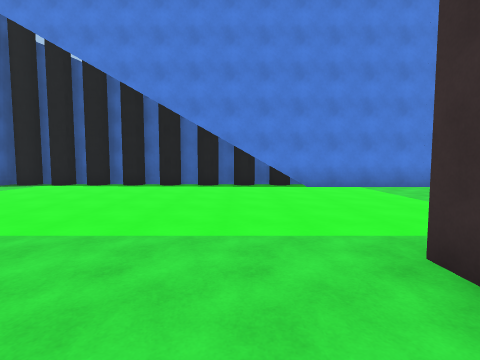
view 1 (above)

18 first-person views from a walk through a Unity game level. The camera is 1.5 m above the floor, tilts 4° down and sees 85° across. The floor is counted in squares, 1.8 m on a side. Each view is taken from the middle of a square. On the plan, view 1 faces up. The plan holds only what a view shows up to about 10 squares ahead; the rest is blank. The place goes on beyond the plan. The player is left out. Some animated figures are not drawn.

view 2
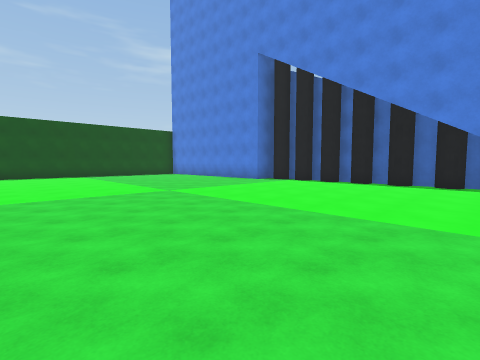

view 3
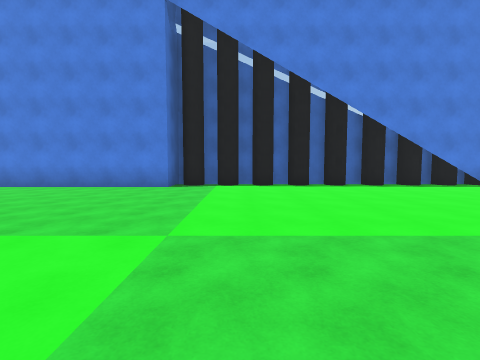

view 4
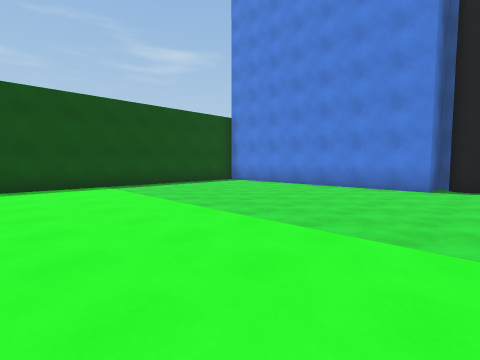

view 5
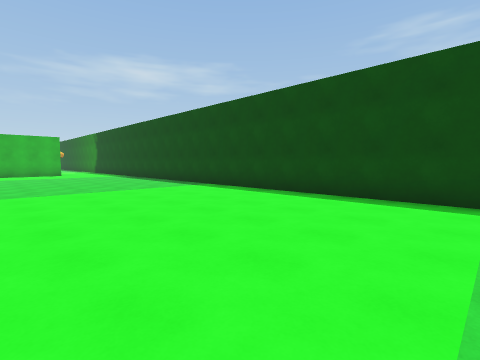

view 6
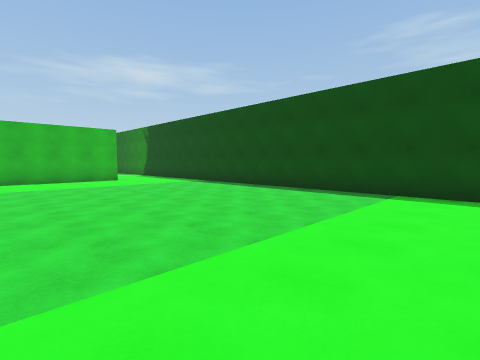

view 7
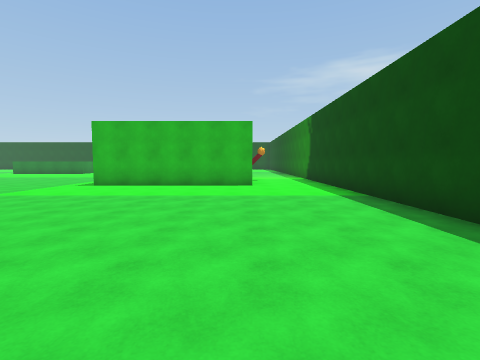

view 8
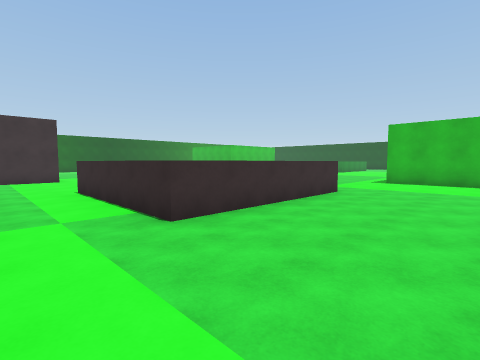

view 9
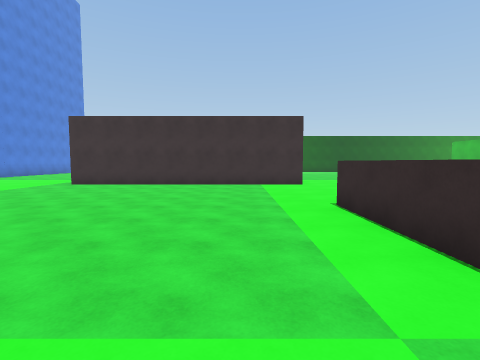

view 10
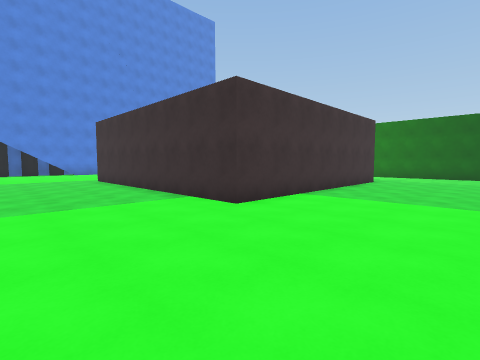

view 11
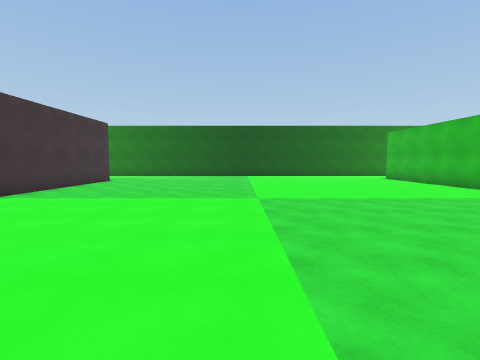

view 12
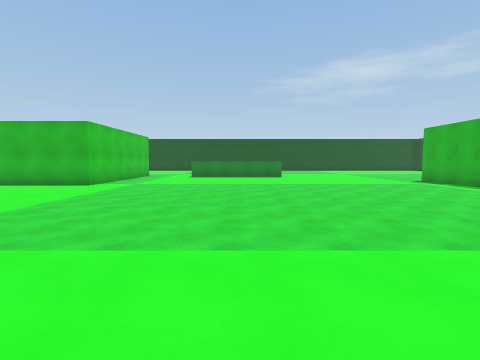

view 13
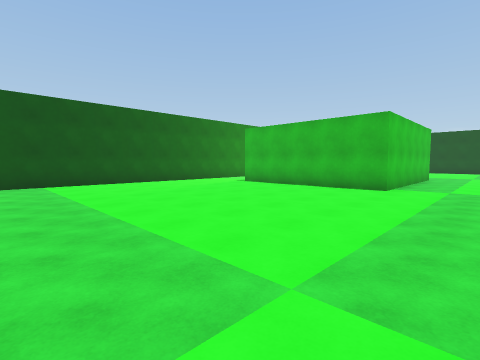

view 14
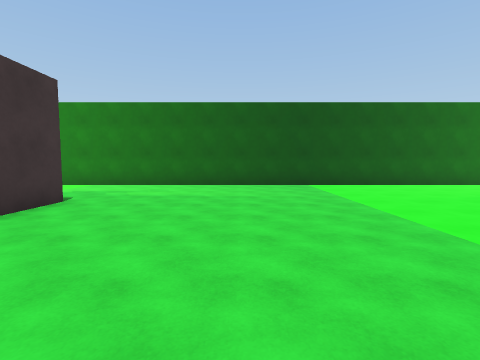

view 15
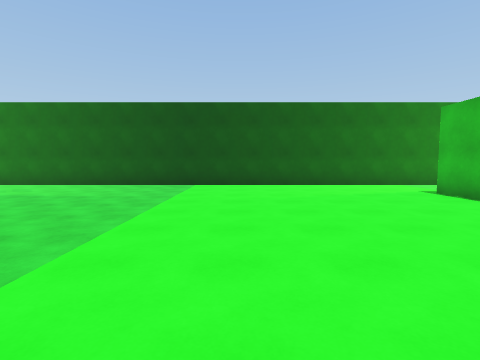

view 16
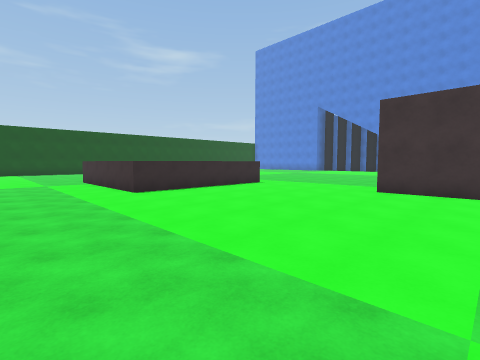

view 17
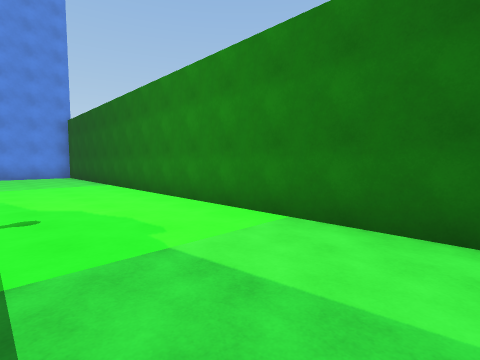

view 18
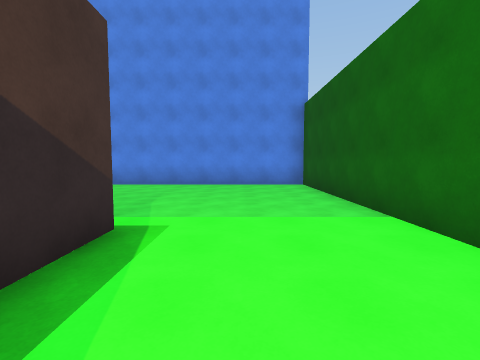

### Floor plan
Points are (right, up) in squares from view 1. A wall is a line through its corners. A room is listed if a view was taken in it or the views show most of it. See-through windows are left out.
Room 1 (views 1, 2, 3, 4, 5, 6, 7, 8, 9, 17, 18)
walls: (1.6, -6.3) (1.6, 2.2); (-7.8, -11.1) (-7.8, -5.9) (-2.9, -5.9); (-8.3, 10.1) (-8.3, 8.6) (-13.9, 8.6); (-0.4, 10.1) (-2.4, 10.1); (-16.2, 5) (-16.2, -16); (9.4, 2.2) (9.4, 0.6); (-13.5, -15.2) (-7.8, -15.2); (13.3, -7.6) (13.3, 8.6) (0.5, 8.6)
ways out: opening at (-7, -14) to room 2; opening at (-0.5, -6.8) to room 2; opening at (11.5, -7) to room 2
Room 2 (views 10, 11, 12, 13, 14, 15, 16)
walls: (5.3, -21.5) (5.3, -19.2) (11, -19.2); (9.5, -6.3) (1.6, -6.3); (-3, -6.8) (-3, -11.1) (-7.2, -11.1); (13.3, -21.1) (13.3, -7.6); (-7.9, -18.5) (-7.9, -20)
ways out: opening at (-7, -14) to room 1; opening at (-0.5, -6.8) to room 1; opening at (11.5, -7) to room 1

Positions as (right, up) in squares from view 1, and headings:
1: (0, 0), facing up
2: (0, -1), facing up-left
3: (-6, 0), facing up
4: (-7, 0), facing up-left
5: (-10, 3), facing down-left
6: (-9, -3), facing down-left
7: (-13, -6), facing down
8: (-11, -4), facing down-right
9: (-8, -4), facing right
10: (-2, -10), facing up-right
11: (-2, -12), facing right
12: (0, -10), facing down
13: (3, -11), facing down-right
14: (4, -10), facing right
15: (4, -14), facing right
16: (4, -14), facing up-left
17: (10, -7), facing up-right
18: (11, -1), facing up
